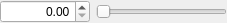
<?xml version="1.0" encoding="UTF-8"?>
<ui version="4.0">
 <class>QValueSlider</class>
 <widget class="QWidget" name="QValueSlider">
  <property name="geometry">
   <rect>
    <x>0</x>
    <y>0</y>
    <width>227</width>
    <height>20</height>
   </rect>
  </property>
  <property name="sizePolicy">
   <sizepolicy hsizetype="Preferred" vsizetype="Fixed">
    <horstretch>0</horstretch>
    <verstretch>0</verstretch>
   </sizepolicy>
  </property>
  <property name="windowTitle">
   <string>QValueSlider</string>
  </property>
  <layout class="QHBoxLayout" name="horizontalLayout">
   <property name="leftMargin">
    <number>0</number>
   </property>
   <property name="topMargin">
    <number>0</number>
   </property>
   <property name="rightMargin">
    <number>0</number>
   </property>
   <property name="bottomMargin">
    <number>0</number>
   </property>
   <item>
    <widget class="QDoubleSpinBox" name="doubleSpinBox">
     <property name="minimumSize">
      <size>
       <width>90</width>
       <height>0</height>
      </size>
     </property>
     <property name="alignment">
      <set>Qt::AlignRight|Qt::AlignTrailing|Qt::AlignVCenter</set>
     </property>
    </widget>
   </item>
   <item>
    <widget class="QSlider" name="horizontalSlider">
     <property name="orientation">
      <enum>Qt::Horizontal</enum>
     </property>
    </widget>
   </item>
  </layout>
 </widget>
 <layoutdefault spacing="6" margin="11"/>
 <resources/>
 <connections>
  <connection>
   <sender>doubleSpinBox</sender>
   <signal>valueChanged(double)</signal>
   <receiver>QValueSlider</receiver>
   <slot>spinBoxValueChanged(double)</slot>
   <hints>
    <hint type="sourcelabel">
     <x>73</x>
     <y>16</y>
    </hint>
    <hint type="destinationlabel">
     <x>155</x>
     <y>8</y>
    </hint>
   </hints>
  </connection>
  <connection>
   <sender>horizontalSlider</sender>
   <signal>valueChanged(int)</signal>
   <receiver>QValueSlider</receiver>
   <slot>sliderValueChanged(int)</slot>
   <hints>
    <hint type="sourcelabel">
     <x>142</x>
     <y>14</y>
    </hint>
    <hint type="destinationlabel">
     <x>199</x>
     <y>28</y>
    </hint>
   </hints>
  </connection>
 </connections>
 <slots>
  <signal>valueChanged(double)</signal>
  <slot>spinBoxValueChanged(double)</slot>
  <slot>sliderValueChanged(int)</slot>
 </slots>
</ui>
